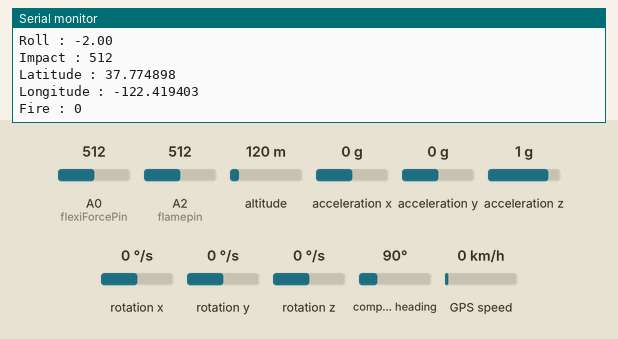
The sketch below on a simulated Arduino Uno, built with avr-gcc and run on an emulated ATmega328P. Parts: the last lines printed to the serial monitor. Wiring (inferred from the names in the program): MPU-6050 motion sensor at I2C address 0x68. Inputs (shaded band) come from the test bench; at power-on: acceleration x 0 g, A0 (flexiForcePin) = 512, rotation x 0 °/s, A2 (flamepin) = 512, acceleration y 0 g, rotation y 0 °/s, altitude 120 m, acceleration z 1 g, rotation z 0 °/s, compass heading 90°, GPS speed 0 km/h. The GPS gets a fix after 3 s at 37.7749, -122.4194 with 8 satellites; no radio packets arrive unless stated.

Above: at 10.7 s.
10.8 s: acceleration x set to -1.4 g
At 14.96 s:
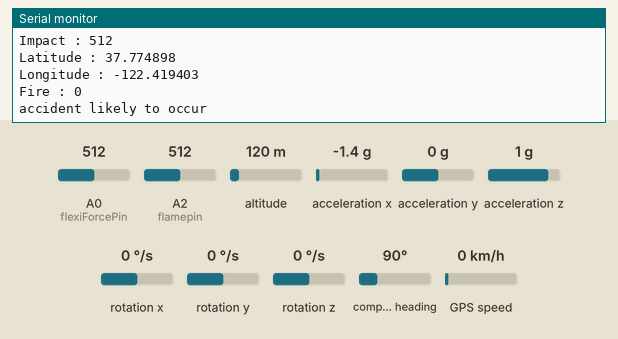
15.5 s: A0 (flexiForcePin) set to 130
17.0 s: rotation x set to -192 °/s
21.7 s: A2 (flamepin) set to 130
At 22.58 s:
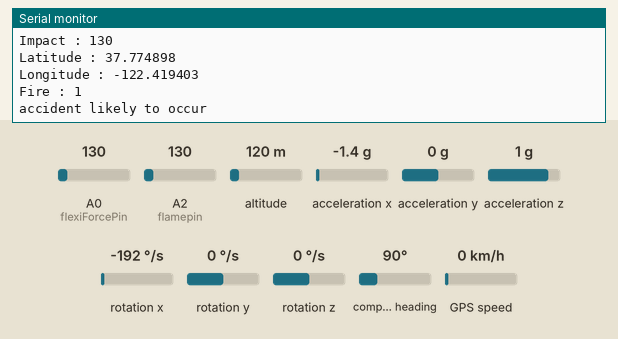
23.2 s: acceleration y set to -1.4 g
24.7 s: rotation y set to -192 °/s
Timing chart, 0 to 27.7 s (numbered marks = the images above; inputs shaded):
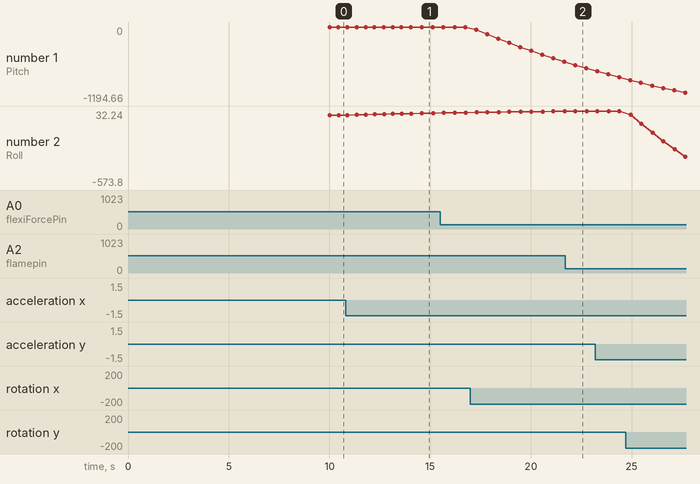

The sketch:

demo3.ino
```cpp
#include <Wire.h>
#include <RH_ASK.h>
#include <SPI.h>

#include <SoftwareSerial.h>
#include <TinyGPS++.h>                                                //GPS
SoftwareSerial gpsSerial(8,9); //TX = 8 , RX = 9
TinyGPSPlus gps;

RH_ASK driver;


int gyro_x, gyro_y, gyro_z;
long acc_x, acc_y, acc_z, acc_total_vector;
int temperature;
long gyro_x_cal, gyro_y_cal, gyro_z_cal;
long loop_timer;
int lcd_loop_counter;
float angle_pitch, angle_roll;
int angle_pitch_buffer, angle_roll_buffer;
boolean set_gyro_angles;
float angle_roll_acc, angle_pitch_acc;
float angle_pitch_output, angle_roll_output;
int flexiForcePin = A0;
boolean acci=false;                                                 //ACCELEROMETER GYROSCOPE

const int flamepin=A2;
const int threshold=140;// sets threshold value for flame sensor
int flamesensvalue=0;
int fire = 0;

double latitude,longitude;

struct dataHolder{
  char id[10];
  float roll;
  float pitch;
  float force;
  double loc_lat;
  double loc_lon;
  int fire;
}data;                                                                  //STRUCTURE TO SEND

int displaycount=0;

void setup() {


  Wire.begin();
  gpsSerial.begin(9600);
  Serial.begin(9600);

  setup_mpu_6050_registers();

  Serial.println("Calibrating Gyro");
  for (int cal_int = 0; cal_int < 2000 ; cal_int ++){
    if(cal_int % 125 == 0)Serial.print(".");
    read_mpu_6050_data();
    gyro_x_cal += gyro_x;
    gyro_y_cal += gyro_y;                                                   //CALIBRATE GYROSCOPE
    gyro_z_cal += gyro_z;
    delay(3);
  }
  gyro_x_cal /= 2000;
  gyro_y_cal /= 2000;
  gyro_z_cal /= 2000;

  if (!driver.init())
         Serial.println("init failed");

  strncpy(data.id,"KL64",10);//IDENTIFIER FOR EACH VEHICLE

  pinMode(flamepin,INPUT);

  loop_timer = micros();

}

void loop() {

  read_mpu_6050_data();


  gyro_x -= gyro_x_cal;
  gyro_y -= gyro_y_cal;
  gyro_z -= gyro_z_cal;

  //0.0000611 = 1 / (250Hz / 65.5)
  angle_pitch += gyro_x * 0.0000611;
  angle_roll += gyro_y * 0.0000611;


  angle_pitch += angle_roll * sin(gyro_z * 0.000001066);
  angle_roll -= angle_pitch * sin(gyro_z * 0.000001066);


  acc_total_vector = sqrt((acc_x*acc_x)+(acc_y*acc_y)+(acc_z*acc_z));
  //57.296 = 1 / (3.142 / 180) The Arduino asin function is in radians
  angle_pitch_acc = asin((float)acc_y/acc_total_vector)* 57.296;
  angle_roll_acc = asin((float)acc_x/acc_total_vector)* -57.296;


  angle_pitch_acc -= 0.0;
  angle_roll_acc -= 2.0;

  if(set_gyro_angles){
    angle_pitch = angle_pitch * 0.9996 + angle_pitch_acc * 0.0004;
    angle_roll = angle_roll * 0.9996 + angle_roll_acc * 0.0004;
  }
  else{
    angle_pitch = angle_pitch_acc;
    angle_roll = angle_roll_acc;
    set_gyro_angles = true;
  }


  angle_pitch_output = angle_pitch_output * 0.9 + angle_pitch * 0.1;
  angle_roll_output = angle_roll_output * 0.9 + angle_roll * 0.1;

  long flexiForceReading = analogRead(flexiForcePin);
  flamesensvalue=analogRead(flamepin);
  if (flamesensvalue<=threshold) {// compares reading from flame sensor with the threshold value
    fire = 1;
  }
  else{
    fire = 0;
  }

  displaycount+=1;


  if(displaycount>100){// && acci==false){

    while(gpsSerial.available())
    {
    int data = gpsSerial.read();
      if (gps.encode(data))
      {
      latitude = (gps.location.lat());
      longitude = (gps.location.lng());

      }
    }


    Serial.print("Pitch : ");Serial.println(angle_pitch_output);
    Serial.print("Roll : ");Serial.println(angle_roll_output);
    Serial.print("Impact : ");Serial.println(flexiForceReading);
    Serial.print("Latitude : ");Serial.println(latitude,6);
    Serial.print("Longitude : ");Serial.println(longitude,6);
    Serial.print("Fire : ");Serial.println(fire);

    if(((angle_roll_output>10||angle_roll_output<-10||angle_pitch_output>10||angle_pitch_output<-10) && flexiForceReading>50 ) || fire==1)
    {
    Serial.println("accident likely to occur");
    data.roll=angle_roll_output;
    data.pitch=angle_pitch_output;
    data.force=flexiForceReading;
    data.loc_lat=latitude;
    data.loc_lon=longitude;
    data.fire = fire;
    driver.send((uint8_t*)&data,sizeof(struct dataHolder));
    driver.waitPacketSent();


    }
    displaycount=0;
  }


  while(micros() - loop_timer < 4000);
  loop_timer = micros();

}

void read_mpu_6050_data(){
  Wire.beginTransmission(0x68);
  Wire.write(0x3B);
  Wire.endTransmission();
  Wire.requestFrom(0x68,14);
  while(Wire.available() < 14);
  acc_x = Wire.read()<<8|Wire.read();
  acc_y = Wire.read()<<8|Wire.read();
  acc_z = Wire.read()<<8|Wire.read();
  temperature = Wire.read()<<8|Wire.read();
  gyro_x = Wire.read()<<8|Wire.read();
  gyro_y = Wire.read()<<8|Wire.read();
  gyro_z = Wire.read()<<8|Wire.read();

}

void setup_mpu_6050_registers(){
  //Activate the MPU-6050
  Wire.beginTransmission(0x68);
  Wire.write(0x6B);
  Wire.write(0x00);
  Wire.endTransmission();
  //Configure the accelerometer (+/-8g)
  Wire.beginTransmission(0x68);
  Wire.write(0x1C);
  Wire.write(0x10);
  Wire.endTransmission();
  //Configure the gyro (500dps full scale)
  Wire.beginTransmission(0x68);
  Wire.write(0x1B);
  Wire.write(0x08);
  Wire.endTransmission();
}
```

Measured:
- after the input at 10.8 s, the serial monitor: prints a new line after 0.10 s (image 1)
- after the input at 21.7 s, the serial monitor: prints a new line after 0.59 s (image 2)
- plotted number 1: 0 → -562.27 after the input at 17.0 s, -667.69 → -813.89 after the input at 23.2 s
- plotted number 2: -2 → 14.77 after the input at 10.8 s, 31.06 → 32.24 after the input at 23.2 s, 32.24 → -573.8 after the input at 24.7 s
